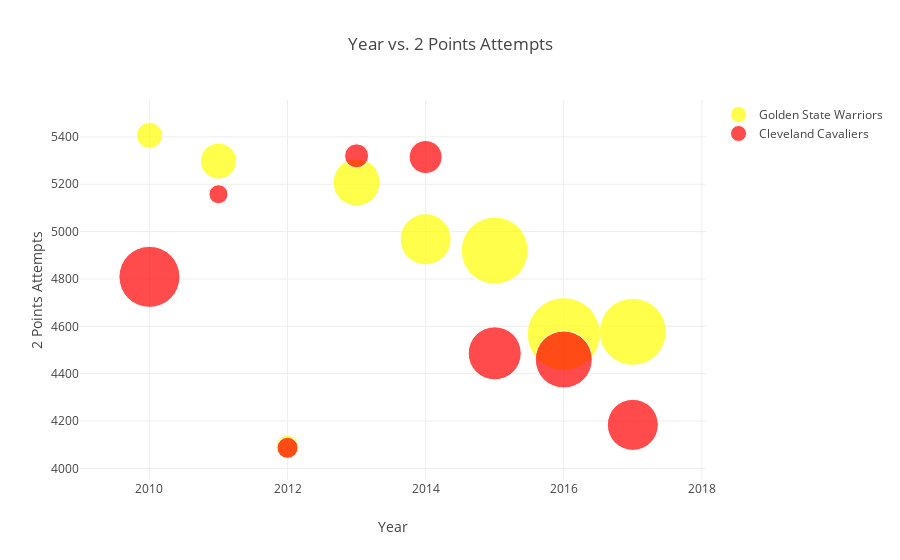

The notebook cell this image was saved under:
### Code cell
exec(open("plots.py").read())
plot_2pa()

### Figure 1 — Plotly figure (JSON) as saved in the notebook; plotly's stock layout.template omitted (floating-point values rounded to 4 significant figures)
{"data": [{"marker": {"color": "yellow", "size": [26, 36, 23, 47, 51, 67, 73, 67]}, "mode": "markers", "name": "Golden State Warriors", "type": "scatter", "x": [2010, 2011, 2012, 2013, 2014, 2015, 2016, 2017], "y": [5407, 5298, 4092, 5208, 4968, 4920, 4567, 4577]}, {"marker": {"color": "red", "size": [61, 19, 21, 24, 33, 53, 57, 51]}, "mode": "markers", "name": "Cleveland Cavaliers", "type": "scatter", "x": [2010, 2011, 2012, 2013, 2014, 2015, 2016, 2017], "y": [4809, 5158, 4087, 5320, 5315, 4486, 4460, 4184]}], "layout": {"title": "Year vs. 2 Points Attempts", "updatemenus": [{"x": -0.15, "y": 1, "yanchor": "top"}], "xaxis": {"title": "Year"}, "yaxis": {"title": "2 Points Attempts"}}}
